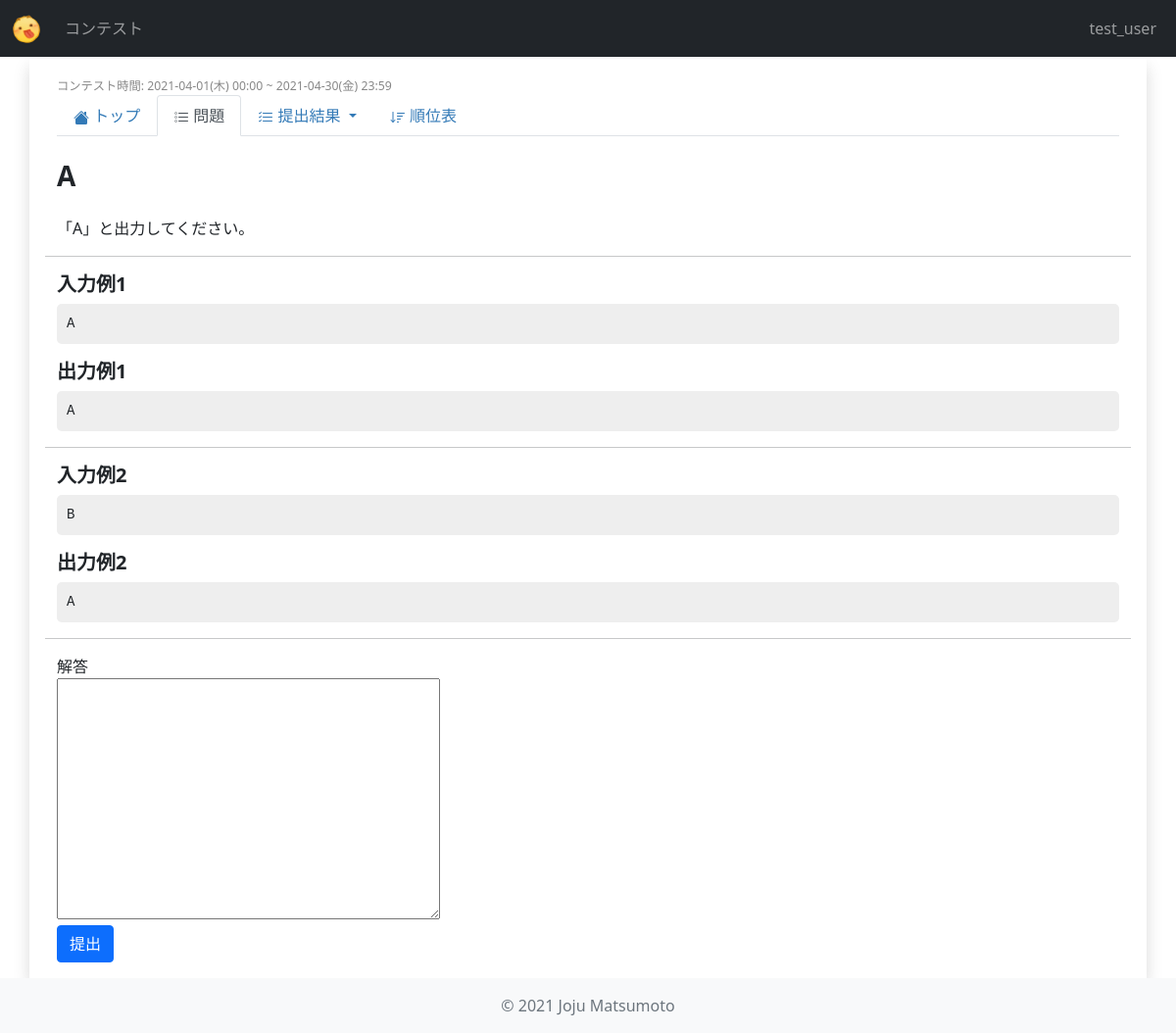
The page /contests/mmc_1/problems/3/ (signed in) on the database its author committed.
### users/models.py (models this page shows, shortened)
class User(AbstractUser):
    objects = UserManager()

### contests/models.py (models this page shows, shortened)
class Contest(models.Model):
    title = models.CharField(
        verbose_name="タイトル",
        max_length=255,
    )
    abstract = models.TextField(
        verbose_name="概要",
        max_length=2000,
    )
    short_name = models.CharField(
        verbose_name="省略形",
        max_length=20,
        unique=True,
        default="null",
    )
    start_date = models.DateTimeField(
        verbose_name="開始日時",
    )
    end_date = models.DateTimeField(
        verbose_name="終了日時",
    )
    users = models.ManyToManyField(
        settings.AUTH_USER_MODEL,
        verbose_name="参加者",
        blank=True,
    )
    penalty = models.IntegerField(
        verbose_name="ペナルティ(分)",
        default=5,
    )
    def is_live(self) -> bool:
        now = timezone.now()
        return self.start_date <= now <= self.end_date
    def is_future_contest(self) -> bool:
        now = timezone.now()
        return now < self.start_date
    def get_start_time_str(self) -> str:
        return utils.datetime_str(self.start_date)
    def get_end_time_str(self) -> str:
        return utils.datetime_str(self.end_date)

class Problem(models.Model):
    order = models.CharField(
        verbose_name="問題番号(アルファベット)",
        max_length=5,
        default="A",
    )
    title = models.CharField(
        verbose_name="タイトル",
        max_length=100,
    )
    question = models.TextField(
        verbose_name="問題",
        max_length=2000,
    )
    answer = models.TextField(
        verbose_name="正解",
        max_length=2000,
    )
    contest = models.ForeignKey(
        Contest,
        verbose_name="コンテスト",
        on_delete=models.CASCADE,
    )
    point = models.IntegerField(
        verbose_name="スコア",
        default=0,
    )

class TestCase(models.Model):
    problem = models.ForeignKey(
        Problem,
        verbose_name="問題",
        on_delete=models.CASCADE,
    )
    title = models.CharField(
        verbose_name="タイトル",
        max_length=20,
    )
    note = models.TextField(
        verbose_name="備考",
        max_length=200,
    )
    test_input = models.TextField(
        verbose_name="入力",
        max_length=2000,
    )
    test_output = models.TextField(
        verbose_name="出力",
        max_length=2000,
    )
    is_sample = models.BooleanField(
        verbose_name="サンプル",
        default=False,
    )

### contests/views.py (the view, shortened to what this page needs)
class ProblemDetailView(View):
    def get(self, request, short_name, problem_id, *args, **kwargs):
        contest = models.Contest.objects.get(short_name=short_name)
        problem = models.Problem.objects.get(pk=problem_id)
        test_cases = models.TestCase.objects.filter(problem=problem, is_sample=True)
        context = {
            "contest": contest,
            "problem": problem,
            "form": forms.SubmissionForm(),
            "test_cases": test_cases,
        }
        return render(request, "contests/problem_detail.html", context)

### contests/forms.py
class SubmissionForm(forms.ModelForm):
    class Meta:
        model = models.Submission
        fields = ("answer",)
        labels = {
            "answer": "解答",
        }
        help_texts = {
            "answer": "解答を入力",
        }

### contests/utils.py (called while the page is built)
def datetime_str(dt: datetime.datetime) -> str:
    dt = localtime(dt)
    return "{}({}) {}".format(
        dt.strftime("%Y-%m-%d"),
        day_of_week_to_japanese[dt.strftime("%a")],
        dt.strftime("%H:%M")
    )

### contests/templates/contests/problem_detail.html (shortened to what this page needs)
{% extends 'contests/contest_base.html' %}
{% block contest_tab_problems %}active{% endblock %}
{% block contest_content %}
{% if contest.is_future_contest %}
    <div class="col-sm-12 mb-3">
        <h3>まだ開催されていません</h3>
    </div>
{% elif contest.is_live and user not in contest.users.all %}
    <div class="col-sm-12 mb-3">
        <h3>参加してください</h3>
    </div>
{% else %}
    <div class="col-sm-12 mb-3">
        <h3>{{ problem.title }}</h3>
    </div>
    <div class="col-sm-12 mb-3">
        {{ problem.question }}
    </div>
    {% for test_case in test_cases %}
        <hr>
        <h5>入力例{{forloop.counter}}</h5>
        <div class="col-sm-12">
            <pre class="code"><code>{{test_case.test_input}}</code></pre>
        </div>
        <h5>出力例{{forloop.counter}}</h5>
        <div class="col-sm-12">
            <pre class="code"><code>{{test_case.test_output}}</code></pre>
        </div>
    {% endfor %}
    <hr>
    <form action="" method="post" class="form">
        {% for field in form %}
            <div class="col-auto">
                {{field.label}}
            </div>
            <div class="col-auto">
                {{field}}
            </div>
        {% endfor %}
        {% if user.is_authenticated %}
            <button type="submit" class="btn btn-primary">提出</button>
        {% endif %}
    </form>
{% endif %}
{% endblock contest_content %}

### contests/templates/contests/contest_base.html (shortened to what this page needs)
{% extends 'base.html' %}
{% block content %}
<div class="row p-3">
    <div class="col-sm-12 small">
        <small class="span-time">コンテスト時間: {{contest.get_start_time_str}} ~ {{contest.get_end_time_str}}</small>
    </div>
    <div class="col-sm-12">
        <ul class="nav nav-tabs navbar-dark mb-4">
            <li class="nav-item">
                <a class="nav-link {% block contest_tab_detail %}{% endblock %}" href="{% url 'contests:contest_detail' contest.short_name %}">
                    トップ
                </a>
            </li>
            {% if user in contest.users.all or contest.is_past_contest %}
            <li class="nav-item">
                <a class="nav-link {% block contest_tab_problems %}{% endblock %}" href="{% url 'contests:problems' contest.short_name %}">
                    問題
                </a>
            </li>
            <li class="nav-item dropdown">
                <a class="nav-link dropdown-toggle  {% block contest_tab_submissions %}{% endblock %}" data-bs-toggle="dropdown" role="button" aria-expanded="false">
                    提出結果
                </a>
            </li>
            {% endif %}
            <li class="nav-item">
                <a class="nav-link {% block contest_tab_standings %}{% endblock %}" href="{% url 'contests:standings' contest.short_name %}">
                    順位表
                </a>
            </li>
        </ul>
    </div>
    {% block contest_content %}{% endblock contest_content %}
</div>
{% endblock content %}

### templates/components/top_bar.html (shortened to what this page needs)
{% load static %}
{% block header %}
<header>
    <nav class="navbar navbar-expand-sm fixed-top navbar-dark bg-dark">
        <div class="container-fluid">
            <a class="navbar-brand" href="{% url 'contests:index' %}">
                <img id="img_logo" src="{% static 'images/logo.png' %}" alt="MatCoder">
            </a>
            <div class="collapse navbar-collapse" id="nav_toggle">
                <ul class="navbar-nav me-auto mb-lg-0">
                    <li class="nav-item active">
                        <a class="nav-link" href="{% url 'contests:index' %}">コンテスト</a>
                    </li>
                </ul>
                <div class="d-flex navbar-nav me-0 mb-lg-0">
                    {% if user.is_authenticated %}
                        <li class="nav-item">
                            <a class="nav-link" href="{% url 'users:index' %}">{{user.username}}</a>
                        </li>
                    {% endif %}
                </div>
            </div>
        </div>
    </nav>
</header>
{% endblock header %}

### static/css/main.css (style rules this page uses)
body { background-color: white; }
#img_logo { height: 30px; }
a { color: #337ab7; text-decoration: none; }
.span-time { color: #888; }
h2, h3, h4, h5 { font-weight: bold; }
.code { padding: 10px; background-color: #eeeeee; border-radius: 5px; }

### rows shown on the page
User: username "test_user"
Contest: get_start_time_str "2021-04-01(木) 00:00", get_end_time_str "2021-04-30(金) 23:59"
Problem: title "A", question "「A」と出力してください。"
TestCase: test_input "A", test_output "A"
TestCase: test_input "B", test_output "A"

### other values the page prints
{{ field.label }} "解答"
